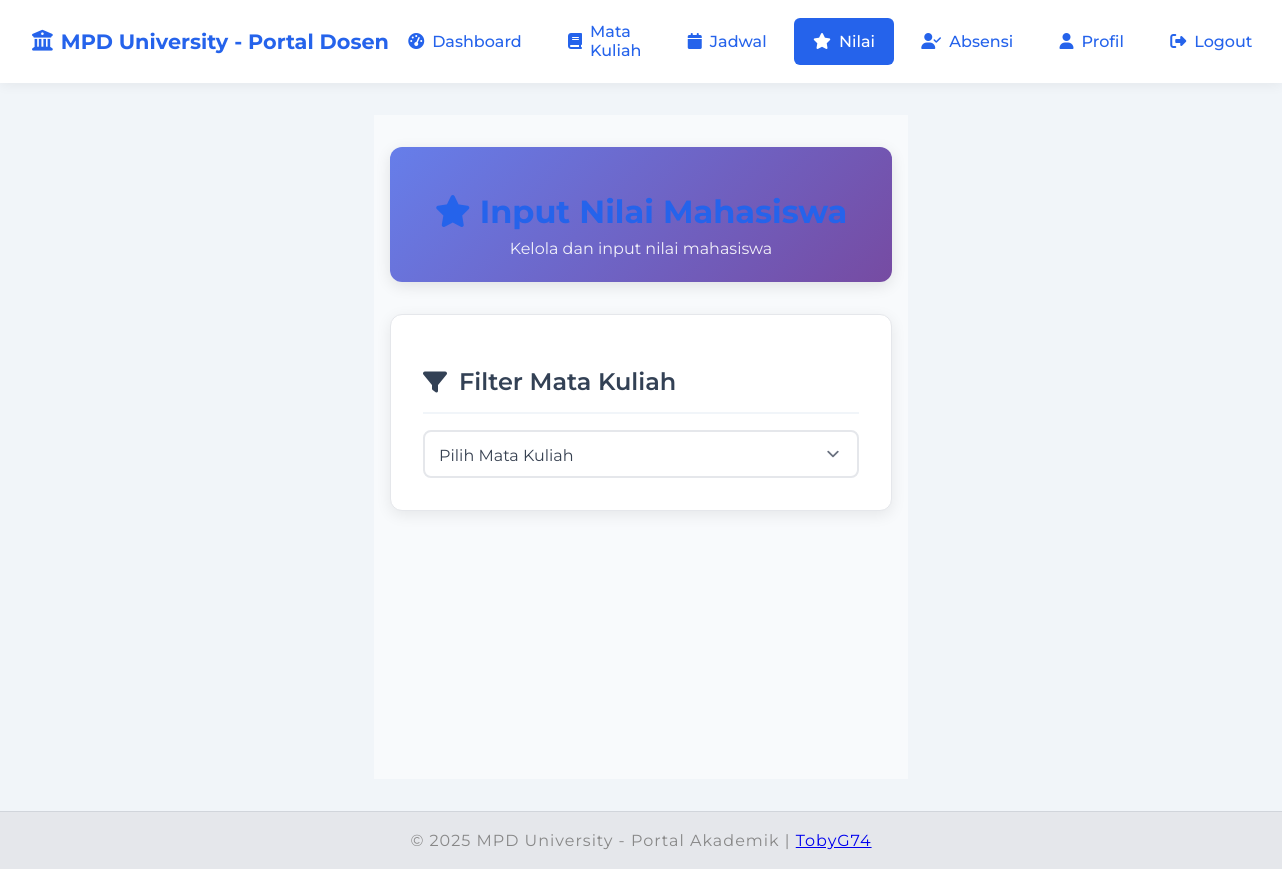
Before: /dosen/nilai.php?mk_id=11 (signed in) with the older database file.
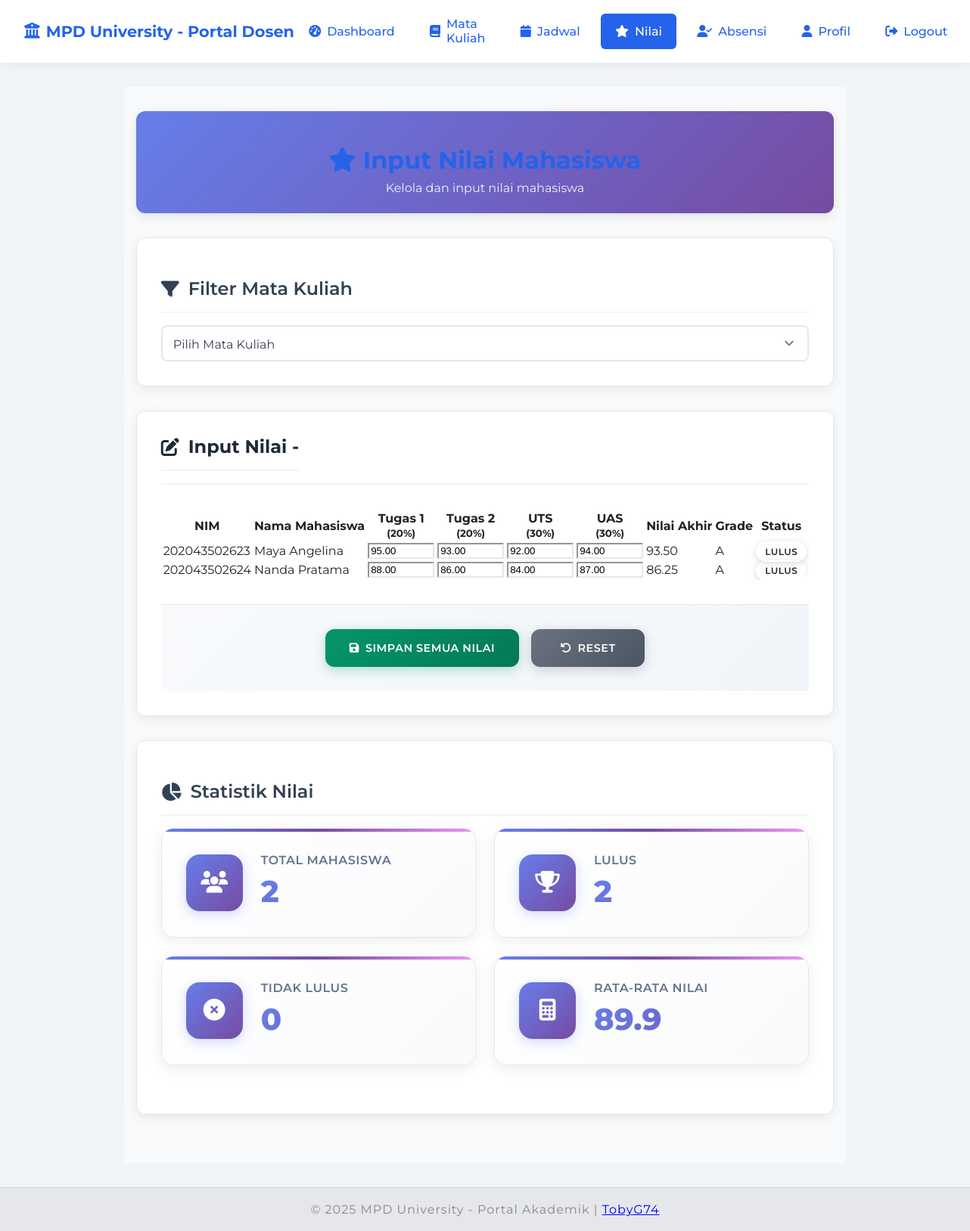
After: the same page with the newer database file.
### tables this page shows
CREATE TABLE nilai (
    id INT AUTO_INCREMENT PRIMARY KEY,
    mata_kuliah_id INT NOT NULL,
    mahasiswa_id INT NOT NULL,
    tugas1 DECIMAL(5,2) DEFAULT NULL,
    tugas2 DECIMAL(5,2) DEFAULT NULL,
    uts DECIMAL(5,2) DEFAULT NULL,
    uas DECIMAL(5,2) DEFAULT NULL,    nilai_akhir DECIMAL(5,2) DEFAULT NULL,
    grade CHAR(1) DEFAULT NULL,
    created_at DATETIME DEFAULT NOW(),
    updated_at DATETIME DEFAULT NOW(),
    FOREIGN KEY (mata_kuliah_id) REFERENCES mata_kuliah(id),
    FOREIGN KEY (mahasiswa_id) REFERENCES mahasiswa(id),
    CONSTRAINT unique_grade UNIQUE (mata_kuliah_id, mahasiswa_id)
);

CREATE TABLE mahasiswa (
    id INT AUTO_INCREMENT PRIMARY KEY,
    user_id INT UNIQUE,
    nim VARCHAR(20) UNIQUE NOT NULL,
    nama VARCHAR(100) NOT NULL,
    program_studi_id INT,
    semester INT,    email VARCHAR(100),
    phone VARCHAR(20),
    alamat TEXT,
    created_at DATETIME DEFAULT NOW(),
    FOREIGN KEY (user_id) REFERENCES users(id),
    FOREIGN KEY (program_studi_id) REFERENCES program_studi(id)
);

### dosen/nilai.php (the view, shortened to what the changed rows need)
<?php
require_once '../koneksi.php';
$user_id = $_SESSION['user_id'];
$query = "SELECT u.*, d.id as dosen_id FROM users u
          LEFT JOIN dosen d ON u.id = d.user_id
          WHERE u.id = '$user_id'";
$result = mysqli_query($conn, $query);
$user = mysqli_fetch_assoc($result);
$dosen_id = $user['dosen_id'];
$selected_mk_id = isset($_GET['mk_id']) ? (int)$_GET['mk_id'] : 0;
$mahasiswa_data = [];
$selected_mk_name = '';
if ($selected_mk_id > 0) {
    $mk_name_query = "SELECT mk.nama_mk, mk.kode_mk, j.kelas
                      FROM mata_kuliah mk
                      LEFT JOIN jadwal j ON mk.id = j.mata_kuliah_id
                      WHERE mk.id = $selected_mk_id AND mk.dosen_id = '$dosen_id'";
    $mk_name_result = mysqli_query($conn, $mk_name_query);
    $mk_data = mysqli_fetch_assoc($mk_name_result);
    $selected_mk_name = $mk_data ? $mk_data['nama_mk'] . ' - Kelas ' . ($mk_data['kelas'] ?? 'A') : '';
    $mahasiswa_query = "SELECT m.id, m.nim, m.nama,
                              n.tugas1, n.tugas2, n.uts, n.uas, n.nilai_akhir, n.grade
                       FROM kelas k
                       JOIN mahasiswa m ON k.mahasiswa_id = m.id
                       LEFT JOIN nilai n ON k.mata_kuliah_id = n.mata_kuliah_id AND k.mahasiswa_id = n.mahasiswa_id
                       WHERE k.mata_kuliah_id = $selected_mk_id
                       ORDER BY m.nama";
    $mahasiswa_result = mysqli_query($conn, $mahasiswa_query);
    while ($row = mysqli_fetch_assoc($mahasiswa_result)) {
        $mahasiswa_data[] = $row;
    }
}
?>
<!DOCTYPE html>
<html lang="id">
<head>
    <link rel="stylesheet" href="../assets/css/style.css">
    <link rel="stylesheet" href="../assets/css/admin.css">
    <link rel="stylesheet" href="../assets/css/dosen.css">
    <link rel="stylesheet" href="https://cdnjs.cloudflare.com/ajax/libs/font-awesome/6.4.0/css/all.min.css">
</head>
<body>
    <main>
        <div class="dashboard-container">
            <div class="dashboard-header">
                <h1><i class="fas fa-star"></i> Input Nilai Mahasiswa</h1>
            </div>
            <div class="dashboard-section">
                <h2><i class="fas fa-filter"></i> Filter Mata Kuliah</h2>
            </div>
            <?php if ($selected_mk_id > 0 && !empty($mahasiswa_data)): ?>
            <div class="dashboard-section" id="grade-section">
                <div class="section-header">
                    <h2><i class="fas fa-edit"></i> Input Nilai - <?php echo $selected_mk_name; ?></h2>
                </div>
                <form method="POST" id="gradesForm">
                    <div class="grades-container">
                        <div class="table-responsive">
                            <table class="grades-table">
                                <thead>
                                    <tr>
                                        <th>NIM</th>
                                        <th>Nama Mahasiswa</th>
                                        <th>Tugas 1<br><small>(20%)</small></th>
                                        <th>Tugas 2<br><small>(20%)</small></th>
                                        <th>UTS<br><small>(30%)</small></th>
                                        <th>UAS<br><small>(30%)</small></th>
                                        <th>Nilai Akhir</th>
                                        <th>Grade</th>
                                        <th>Status</th>
                                    </tr>
                                </thead>
                                <tbody>
                                    <?php foreach ($mahasiswa_data as $mhs): ?>
                                        <?php
                                        $tugas1 = $mhs['tugas1'] ?? 0;
                                        $tugas2 = $mhs['tugas2'] ?? 0;
                                        $uts = $mhs['uts'] ?? 0;
                                        $uas = $mhs['uas'] ?? 0;
                                        $nilai_akhir = $mhs['nilai_akhir'] ?? hitungNilaiAkhir($tugas1, $tugas2, $uts, $uas);
                                        $grade = $mhs['grade'] ?? getGradeLetter($nilai_akhir);
                                        $status = $nilai_akhir >= 60 ? 'Lulus' : 'Tidak Lulus';
                                        ?>
                                        <tr>
                                            <td><?php echo $mhs['nim']; ?></td>
                                            <td><?php echo $mhs['nama']; ?></td>
                                            <td>
                                                <input type="number" class="grade-input"
                                                       name="grades[<?php echo $mhs['id']; ?>][tugas1]"
                                                       value="<?php echo $tugas1; ?>"
                                                       min="0" max="100" step="0.01"
                                                       onchange="calculateFinalGrade(this)">
                                            </td>
                                            <td>
                                                <input type="number" class="grade-input"
                                                       name="grades[<?php echo $mhs['id']; ?>][tugas2]"
                                                       value="<?php echo $tugas2; ?>"
                                                       min="0" max="100" step="0.01"
                                                       onchange="calculateFinalGrade(this)">
                                            </td>
                                            <td>
                                                <input type="number" class="grade-input"
                                                       name="grades[<?php echo $mhs['id']; ?>][uts]"
                                                       value="<?php echo $uts; ?>"
                                                       min="0" max="100" step="0.01"
                                                       onchange="calculateFinalGrade(this)">
                                            </td>
                                            <td>
                                                <input type="number" class="grade-input"
                                                       name="grades[<?php echo $mhs['id']; ?>][uas]"
                                                       value="<?php echo $uas; ?>"
                                                       min="0" max="100" step="0.01"
                                                       onchange="calculateFinalGrade(this)">
                                            </td>
                                            <td class="final-grade"><?php echo $nilai_akhir; ?></td>
                                            <td>
                                                <span class="grade-badge grade-<?php echo strtolower($grade); ?>">
                                                    <?php echo $grade; ?>
                                                </span>
                                            </td>
                                            <td>
                                                <span class="status-badge <?php echo $nilai_akhir >= 60 ? 'status-pass' : 'status-fail'; ?>">
                                                    <?php echo $status; ?>
                                                </span>
                                            </td>
                                        </tr>
                                    <?php endforeach; ?>
                                </tbody>
                            </table>
                        </div>
                        <div class="form-actions">
                            <button type="submit" class="btn btn-success">
                                <i class="fas fa-save"></i> Simpan Semua Nilai
                            </button>
                            <button type="button" class="btn btn-secondary" onclick="resetForm()">
                                <i class="fas fa-undo"></i> Reset
                            </button>
                        </div>
                    </div>
                </form>
            </div>
            <div class="dashboard-section" id="stats-section">
                <h2><i class="fas fa-chart-pie"></i> Statistik Nilai</h2>
                <div class="stats-grid">
                    <div class="stat-card">
                        <div class="stat-icon">
                            <i class="fas fa-users"></i>
                        </div>
                        <div class="stat-info">
                            <h3>Total Mahasiswa</h3>
                            <p class="stat-number"><?php echo count($mahasiswa_data); ?></p>
                        </div>
                    </div>
                    <div class="stat-card">
                        <div class="stat-icon">
                            <i class="fas fa-trophy"></i>
                        </div>
                        <div class="stat-info">
                            <h3>Lulus</h3>
                            <p class="stat-number">
                                <?php
                                $lulus = 0;
                                foreach ($mahasiswa_data as $mhs) {
                                    $nilai = $mhs['nilai_akhir'] ?? 0;
                                    if ($nilai >= 60) $lulus++;
                                }
                                echo $lulus;
                                ?>
                            </p>
                        </div>
                    </div>
                    <div class="stat-card">
                        <div class="stat-icon">
                            <i class="fas fa-times-circle"></i>
                        </div>
                        <div class="stat-info">
                            <h3>Tidak Lulus</h3>
                            <p class="stat-number"><?php echo count($mahasiswa_data) - $lulus; ?></p>
                        </div>
                    </div>
                    <div class="stat-card">
                        <div class="stat-icon">
                            <i class="fas fa-calculator"></i>
                        </div>
                        <div class="stat-info">
                            <h3>Rata-rata Nilai</h3>
                            <p class="stat-number">
                                <?php
                                if (count($mahasiswa_data) > 0) {
                                    $total = 0;
                                    foreach ($mahasiswa_data as $mhs) {
                                        $total += $mhs['nilai_akhir'] ?? 0;
                                    }
                                    echo round($total / count($mahasiswa_data), 1);
                                } else {
                                    echo "0";
                                }
                                ?>
                            </p>
                        </div>
                    </div>
                </div>
            </div>
            <?php endif; ?>
        </div>
    </main>
</body>
</html>

Changed rows visible on the page:
added nilai: mahasiswa.nim "202043502623", mahasiswa.nama "Maya Angelina", tugas1 "95.00", tugas2 "93.00", uts "92.00", uas "94.00", nilai_akhir "93.50", grade "A", nilai_akhir "LULUS"
added nilai: mahasiswa.nim "202043502624", mahasiswa.nama "Nanda Pratama", tugas1 "88.00", tugas2 "86.00", uts "84.00", uas "87.00", nilai_akhir "86.25", grade "A", nilai_akhir "LULUS"
Other visible differences:
count($mahasiswa_data): (not shown) → "2"
$lulus: (not shown) → "2"
count($mahasiswa_data) - $lulus: (not shown) → "0"
$total / count($mahasiswa_data): (not shown) → "89.9"
text now shown: "Input Nilai - NIM Nama Mahasiswa Tugas 1 (20%) Tugas 2 (20%) UTS (30%) UAS (30%) Nilai Akhir Grade Status SIMPAN SEMUA NILAI RESET Statistik Nilai TOTAL MAHASISWA LULUS TIDAK LULUS RATA-RATA NILAI"
